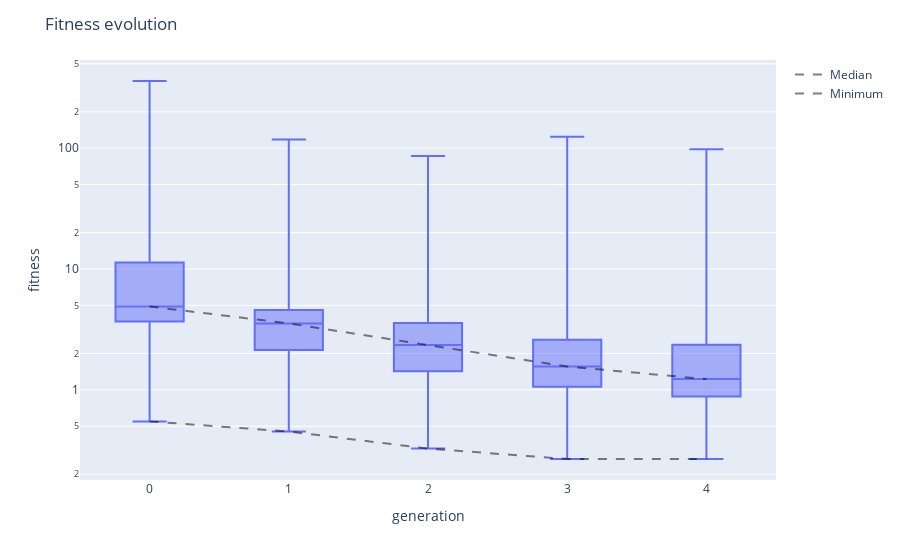

The notebook cell saved with this chart:
### Code cell
viewer.fitness_evolution()

### Figure 1 — Plotly figure (JSON) as saved in the notebook; plotly's stock layout.template omitted (floating-point values rounded to 4 significant figures; data arrays with more than 128 entries replaced by an {"elided": "..."} marker saying what was removed)
{"data": [{"alignmentgroup": "True", "boxpoints": false, "hovertemplate": "generation=%{x}<br>fitness=%{y}<extra></extra>", "legendgroup": "", "marker": {"color": "#636efa"}, "name": "", "notched": false, "offsetgroup": "", "orientation": "v", "showlegend": false, "type": "box", "x": {"elided": "2500 int values"}, "x0": " ", "xaxis": "x", "y": {"elided": "2500 float values"}, "y0": " ", "yaxis": "y"}, {"line": {"color": "rgba(0,0,0,0.5)", "dash": "dash", "width": 2}, "mode": "lines", "name": "Median", "type": "scatter", "x": [0, 1, 2, 3, 4], "y": [4.894, 3.545, 2.346, 1.559, 1.226]}, {"line": {"color": "rgba(0,0,0,0.5)", "dash": "dash", "width": 2}, "mode": "lines", "name": "Minimum", "type": "scatter", "x": [0, 1, 2, 3, 4], "y": [0.5477, 0.4515, 0.3264, 0.2675, 0.2675]}], "layout": {"boxmode": "group", "legend": {"tracegroupgap": 0}, "margin": {"t": 60}, "title": {"text": "Fitness evolution"}, "xaxis": {"anchor": "y", "domain": [0, 1], "title": {"text": "generation"}}, "yaxis": {"anchor": "x", "domain": [0, 1], "title": {"text": "fitness"}, "type": "log"}}}
